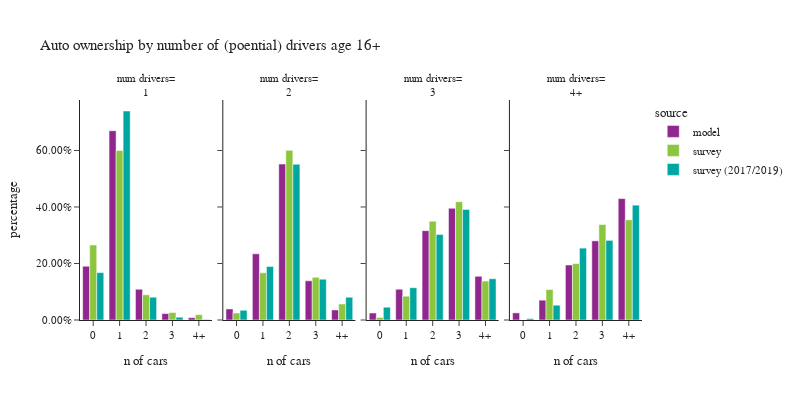

Notebook cell for this chart:
### Code cell
plot_auto(hh.loc[hh['num_drivers_simple']!="0"],'num_drivers_simple','number of (poential) drivers age 16+','num drivers')

### Figure 1 — Plotly figure (JSON) as saved in the notebook; plotly's stock layout.template omitted (floating-point values rounded to 4 significant figures)
{"data": [{"alignmentgroup": "True", "customdata": [[99763], [351297], [57061], [11929], [4318]], "hovertemplate": "source=model<br>num_drivers_simple=1<br>auto_ownership_simple=%{x}<br>percentage=%{y}<br>sample count=%{customdata[0]}<extra></extra>", "legendgroup": "model", "marker": {"color": "#91268F", "pattern": {"shape": ""}}, "name": "model", "offsetgroup": "model", "orientation": "v", "showlegend": true, "textposition": "auto", "type": "bar", "x": ["0", "1", "2", "3", "4+"], "xaxis": "x", "y": [0.1903, 0.6699, 0.1088, 0.02275, 0.008235], "yaxis": "y"}, {"alignmentgroup": "True", "customdata": [[33595], [200389], [471920], [118666], [30501]], "hovertemplate": "source=model<br>num_drivers_simple=2<br>auto_ownership_simple=%{x}<br>percentage=%{y}<br>sample count=%{customdata[0]}<extra></extra>", "legendgroup": "model", "marker": {"color": "#91268F", "pattern": {"shape": ""}}, "name": "model", "offsetgroup": "model", "orientation": "v", "showlegend": false, "textposition": "auto", "type": "bar", "x": ["0", "1", "2", "3", "4+"], "xaxis": "x2", "y": [0.03929, 0.2344, 0.5519, 0.1388, 0.03567], "yaxis": "y2"}, {"alignmentgroup": "True", "customdata": [[5153], [22654], [65758], [82209], [32099]], "hovertemplate": "source=model<br>num_drivers_simple=3<br>auto_ownership_simple=%{x}<br>percentage=%{y}<br>sample count=%{customdata[0]}<extra></extra>", "legendgroup": "model", "marker": {"color": "#91268F", "pattern": {"shape": ""}}, "name": "model", "offsetgroup": "model", "orientation": "v", "showlegend": false, "textposition": "auto", "type": "bar", "x": ["0", "1", "2", "3", "4+"], "xaxis": "x3", "y": [0.02479, 0.109, 0.3163, 0.3955, 0.1544], "yaxis": "y3"}, {"alignmentgroup": "True", "customdata": [[3754], [10446], [28964], [41703], [63950]], "hovertemplate": "source=model<br>num_drivers_simple=4+<br>auto_ownership_simple=%{x}<br>percentage=%{y}<br>sample count=%{customdata[0]}<extra></extra>", "legendgroup": "model", "marker": {"color": "#91268F", "pattern": {"shape": ""}}, "name": "model", "offsetgroup": "model", "orientation": "v", "showlegend": false, "textposition": "auto", "type": "bar", "x": ["0", "1", "2", "3", "4+"], "xaxis": "x4", "y": [0.02523, 0.07019, 0.1946, 0.2802, 0.4297], "yaxis": "y4"}, {"alignmentgroup": "True", "customdata": [[493], [952], [119], [24], [14]], "hovertemplate": "source=survey<br>num_drivers_simple=1<br>auto_ownership_simple=%{x}<br>percentage=%{y}<br>sample count=%{customdata[0]}<extra></extra>", "legendgroup": "survey", "marker": {"color": "#8CC63E", "pattern": {"shape": ""}}, "name": "survey", "offsetgroup": "survey", "orientation": "v", "showlegend": true, "textposition": "auto", "type": "bar", "x": ["0", "1", "2", "3", "4+"], "xaxis": "x", "y": [0.2653, 0.6001, 0.08915, 0.02649, 0.0189], "yaxis": "y"}, {"alignmentgroup": "True", "customdata": [[77], [580], [823], [157], [56]], "hovertemplate": "source=survey<br>num_drivers_simple=2<br>auto_ownership_simple=%{x}<br>percentage=%{y}<br>sample count=%{customdata[0]}<extra></extra>", "legendgroup": "survey", "marker": {"color": "#8CC63E", "pattern": {"shape": ""}}, "name": "survey", "offsetgroup": "survey", "orientation": "v", "showlegend": false, "textposition": "auto", "type": "bar", "x": ["0", "1", "2", "3", "4+"], "xaxis": "x2", "y": [0.02499, 0.167, 0.6004, 0.1509, 0.05667], "yaxis": "y2"}, {"alignmentgroup": "True", "customdata": [[2], [35], [75], [62], [23]], "hovertemplate": "source=survey<br>num_drivers_simple=3<br>auto_ownership_simple=%{x}<br>percentage=%{y}<br>sample count=%{customdata[0]}<extra></extra>", "legendgroup": "survey", "marker": {"color": "#8CC63E", "pattern": {"shape": ""}}, "name": "survey", "offsetgroup": "survey", "orientation": "v", "showlegend": false, "textposition": "auto", "type": "bar", "x": ["0", "1", "2", "3", "4+"], "xaxis": "x3", "y": [0.009144, 0.08451, 0.3499, 0.4188, 0.1376], "yaxis": "y3"}, {"alignmentgroup": "True", "customdata": [[9], [17], [25], [25]], "hovertemplate": "source=survey<br>num_drivers_simple=4+<br>auto_ownership_simple=%{x}<br>percentage=%{y}<br>sample count=%{customdata[0]}<extra></extra>", "legendgroup": "survey", "marker": {"color": "#8CC63E", "pattern": {"shape": ""}}, "name": "survey", "offsetgroup": "survey", "orientation": "v", "showlegend": false, "textposition": "auto", "type": "bar", "x": ["1", "2", "3", "4+"], "xaxis": "x4", "y": [0.1077, 0.1996, 0.338, 0.3547], "yaxis": "y4"}, {"alignmentgroup": "True", "customdata": [[781], [1653], [132], [22], [5]], "hovertemplate": "source=survey (2017/2019)<br>num_drivers_simple=1<br>auto_ownership_simple=%{x}<br>percentage=%{y}<br>sample count=%{customdata[0]}<extra></extra>", "legendgroup": "survey (2017/2019)", "marker": {"color": "#00A7A0", "pattern": {"shape": ""}}, "name": "survey (2017/2019)", "offsetgroup": "survey (2017/2019)", "orientation": "v", "showlegend": true, "textposition": "auto", "type": "bar", "x": ["0", "1", "2", "3", "4+"], "xaxis": "x", "y": [0.1677, 0.7398, 0.08064, 0.01, 0.001862], "yaxis": "y"}, {"alignmentgroup": "True", "customdata": [[272], [1245], [1394], [217], [90]], "hovertemplate": "source=survey (2017/2019)<br>num_drivers_simple=2<br>auto_ownership_simple=%{x}<br>percentage=%{y}<br>sample count=%{customdata[0]}<extra></extra>", "legendgroup": "survey (2017/2019)", "marker": {"color": "#00A7A0", "pattern": {"shape": ""}}, "name": "survey (2017/2019)", "offsetgroup": "survey (2017/2019)", "orientation": "v", "showlegend": false, "textposition": "auto", "type": "bar", "x": ["0", "1", "2", "3", "4+"], "xaxis": "x2", "y": [0.03457, 0.1892, 0.5511, 0.1445, 0.08059], "yaxis": "y2"}, {"alignmentgroup": "True", "customdata": [[20], [51], [105], [90], [27]], "hovertemplate": "source=survey (2017/2019)<br>num_drivers_simple=3<br>auto_ownership_simple=%{x}<br>percentage=%{y}<br>sample count=%{customdata[0]}<extra></extra>", "legendgroup": "survey (2017/2019)", "marker": {"color": "#00A7A0", "pattern": {"shape": ""}}, "name": "survey (2017/2019)", "offsetgroup": "survey (2017/2019)", "orientation": "v", "showlegend": false, "textposition": "auto", "type": "bar", "x": ["0", "1", "2", "3", "4+"], "xaxis": "x3", "y": [0.04541, 0.1144, 0.3028, 0.3914, 0.146], "yaxis": "y3"}, {"alignmentgroup": "True", "customdata": [[4], [11], [31], [18], [19]], "hovertemplate": "source=survey (2017/2019)<br>num_drivers_simple=4+<br>auto_ownership_simple=%{x}<br>percentage=%{y}<br>sample count=%{customdata[0]}<extra></extra>", "legendgroup": "survey (2017/2019)", "marker": {"color": "#00A7A0", "pattern": {"shape": ""}}, "name": "survey (2017/2019)", "offsetgroup": "survey (2017/2019)", "orientation": "v", "showlegend": false, "textposition": "auto", "type": "bar", "x": ["0", "1", "2", "3", "4+"], "xaxis": "x4", "y": [0.004914, 0.05238, 0.2544, 0.2819, 0.4064], "yaxis": "y4"}], "layout": {"annotations": [{"font": {}, "showarrow": false, "text": "num drivers=<br>1", "x": 0.1175, "xanchor": "center", "xref": "paper", "y": 1.0, "yanchor": "bottom", "yref": "paper"}, {"font": {}, "showarrow": false, "text": "num drivers=<br>2", "x": 0.3725, "xanchor": "center", "xref": "paper", "y": 1.0, "yanchor": "bottom", "yref": "paper"}, {"font": {}, "showarrow": false, "text": "num drivers=<br>3", "x": 0.6275, "xanchor": "center", "xref": "paper", "y": 1.0, "yanchor": "bottom", "yref": "paper"}, {"font": {}, "showarrow": false, "text": "num drivers=<br>4+", "x": 0.8825, "xanchor": "center", "xref": "paper", "y": 1.0, "yanchor": "bottom", "yref": "paper"}], "barmode": "group", "font": {"size": 11}, "height": 400, "legend": {"title": {"text": "source"}, "tracegroupgap": 0}, "title": {"text": "Auto ownership by number of (poential) drivers age 16+"}, "width": 800, "xaxis": {"anchor": "y", "domain": [0.0, 0.235], "title": {"text": "n of cars"}}, "xaxis2": {"anchor": "y2", "domain": [0.255, 0.49], "matches": "x", "title": {"text": "n of cars"}}, "xaxis3": {"anchor": "y3", "domain": [0.51, 0.745], "matches": "x", "title": {"text": "n of cars"}}, "xaxis4": {"anchor": "y4", "domain": [0.765, 1.0], "matches": "x", "title": {"text": "n of cars"}}, "yaxis": {"anchor": "x", "domain": [0.0, 1.0], "tickformat": ".2%", "title": {"text": "percentage"}}, "yaxis2": {"anchor": "x2", "domain": [0.0, 1.0], "matches": "y", "showticklabels": false, "tickformat": ".2%"}, "yaxis3": {"anchor": "x3", "domain": [0.0, 1.0], "matches": "y", "showticklabels": false, "tickformat": ".2%"}, "yaxis4": {"anchor": "x4", "domain": [0.0, 1.0], "matches": "y", "showticklabels": false, "tickformat": ".2%"}}}
